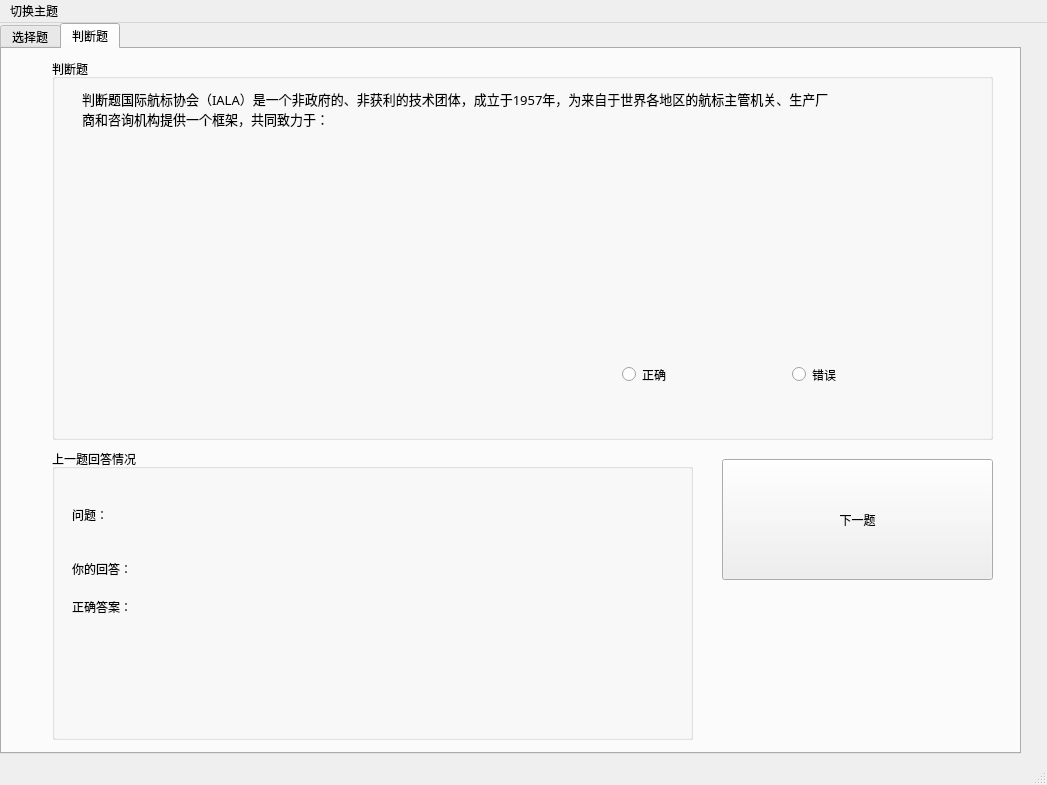
<?xml version="1.0" encoding="UTF-8"?>
<ui version="4.0">
 <class>MainWindow</class>
 <widget class="QMainWindow" name="MainWindow">
  <property name="geometry">
   <rect>
    <x>0</x>
    <y>0</y>
    <width>1047</width>
    <height>785</height>
   </rect>
  </property>
  <property name="minimumSize">
   <size>
    <width>800</width>
    <height>500</height>
   </size>
  </property>
  <property name="windowTitle">
   <string>KnowNow</string>
  </property>
  <widget class="QWidget" name="centralwidget">
   <widget class="QTabWidget" name="tabWidget">
    <property name="geometry">
     <rect>
      <x>0</x>
      <y>0</y>
      <width>1021</width>
      <height>731</height>
     </rect>
    </property>
    <property name="currentIndex">
     <number>1</number>
    </property>
    <widget class="QWidget" name="mulTab">
     <attribute name="title">
      <string>选择题</string>
     </attribute>
     <widget class="QGroupBox" name="choiceGroupBox">
      <property name="geometry">
       <rect>
        <x>50</x>
        <y>10</y>
        <width>941</width>
        <height>381</height>
       </rect>
      </property>
      <property name="title">
       <string>选择题</string>
      </property>
      <widget class="QCheckBox" name="AcheckBox">
       <property name="geometry">
        <rect>
         <x>30</x>
         <y>140</y>
         <width>701</width>
         <height>19</height>
        </rect>
       </property>
       <property name="text">
        <string>A</string>
       </property>
      </widget>
      <widget class="QCheckBox" name="BcheckBox">
       <property name="geometry">
        <rect>
         <x>30</x>
         <y>180</y>
         <width>711</width>
         <height>19</height>
        </rect>
       </property>
       <property name="text">
        <string>B</string>
       </property>
       <property name="checked">
        <bool>false</bool>
       </property>
      </widget>
      <widget class="QCheckBox" name="CcheckBox">
       <property name="geometry">
        <rect>
         <x>30</x>
         <y>220</y>
         <width>721</width>
         <height>19</height>
        </rect>
       </property>
       <property name="text">
        <string>C</string>
       </property>
      </widget>
      <widget class="QCheckBox" name="DcheckBox">
       <property name="geometry">
        <rect>
         <x>30</x>
         <y>260</y>
         <width>741</width>
         <height>19</height>
        </rect>
       </property>
       <property name="text">
        <string>D</string>
       </property>
      </widget>
      <widget class="QCheckBox" name="EcheckBox">
       <property name="geometry">
        <rect>
         <x>30</x>
         <y>300</y>
         <width>721</width>
         <height>19</height>
        </rect>
       </property>
       <property name="text">
        <string>E</string>
       </property>
      </widget>
      <widget class="QCheckBox" name="FcheckBox">
       <property name="geometry">
        <rect>
         <x>30</x>
         <y>340</y>
         <width>731</width>
         <height>19</height>
        </rect>
       </property>
       <property name="text">
        <string>F</string>
       </property>
      </widget>
      <widget class="QLabel" name="quesLabel">
       <property name="geometry">
        <rect>
         <x>30</x>
         <y>30</y>
         <width>871</width>
         <height>101</height>
        </rect>
       </property>
       <property name="font">
        <font>
         <family>Microsoft YaHei</family>
         <pointsize>10</pointsize>
        </font>
       </property>
       <property name="layoutDirection">
        <enum>Qt::LeftToRight</enum>
       </property>
       <property name="text">
        <string>国际航标协会（IALA）是一个非政府的、非获利的技术团体，成立于1957年，为来自于世界各地区的航标主管机关、生产厂商和咨询机构提供一个框架，共同致力于：</string>
       </property>
       <property name="alignment">
        <set>Qt::AlignLeading|Qt::AlignLeft|Qt::AlignTop</set>
       </property>
       <property name="wordWrap">
        <bool>true</bool>
       </property>
      </widget>
      <widget class="QLabel" name="imgLabel">
       <property name="geometry">
        <rect>
         <x>540</x>
         <y>90</y>
         <width>331</width>
         <height>251</height>
        </rect>
       </property>
       <property name="text">
        <string/>
       </property>
      </widget>
     </widget>
     <widget class="QPushButton" name="choiceNextButton">
      <property name="geometry">
       <rect>
        <x>720</x>
        <y>410</y>
        <width>271</width>
        <height>121</height>
       </rect>
      </property>
      <property name="text">
       <string>下一题</string>
      </property>
     </widget>
     <widget class="QGroupBox" name="groupBox_3">
      <property name="geometry">
       <rect>
        <x>50</x>
        <y>400</y>
        <width>641</width>
        <height>291</height>
       </rect>
      </property>
      <property name="title">
       <string>上一题回答情况</string>
      </property>
      <widget class="QLabel" name="label">
       <property name="geometry">
        <rect>
         <x>10</x>
         <y>120</y>
         <width>72</width>
         <height>15</height>
        </rect>
       </property>
       <property name="text">
        <string>你的回答：</string>
       </property>
      </widget>
      <widget class="QLabel" name="label_3">
       <property name="geometry">
        <rect>
         <x>10</x>
         <y>160</y>
         <width>72</width>
         <height>15</height>
        </rect>
       </property>
       <property name="text">
        <string>正确答案：</string>
       </property>
      </widget>
      <widget class="QLabel" name="isTrueLabel">
       <property name="geometry">
        <rect>
         <x>100</x>
         <y>110</y>
         <width>72</width>
         <height>31</height>
        </rect>
       </property>
       <property name="text">
        <string/>
       </property>
      </widget>
      <widget class="QLabel" name="answerLabel">
       <property name="geometry">
        <rect>
         <x>100</x>
         <y>160</y>
         <width>72</width>
         <height>15</height>
        </rect>
       </property>
       <property name="text">
        <string/>
       </property>
      </widget>
      <widget class="QLabel" name="label_2">
       <property name="geometry">
        <rect>
         <x>20</x>
         <y>40</y>
         <width>72</width>
         <height>31</height>
        </rect>
       </property>
       <property name="text">
        <string>问题：</string>
       </property>
      </widget>
      <widget class="QLabel" name="questionLable">
       <property name="geometry">
        <rect>
         <x>90</x>
         <y>40</y>
         <width>521</width>
         <height>71</height>
        </rect>
       </property>
       <property name="text">
        <string/>
       </property>
       <property name="wordWrap">
        <bool>true</bool>
       </property>
      </widget>
      <widget class="QLabel" name="label_6">
       <property name="geometry">
        <rect>
         <x>10</x>
         <y>210</y>
         <width>72</width>
         <height>15</height>
        </rect>
       </property>
       <property name="text">
        <string>选项：</string>
       </property>
      </widget>
      <widget class="QLabel" name="optionsLabel">
       <property name="geometry">
        <rect>
         <x>60</x>
         <y>190</y>
         <width>551</width>
         <height>61</height>
        </rect>
       </property>
       <property name="text">
        <string/>
       </property>
       <property name="wordWrap">
        <bool>true</bool>
       </property>
      </widget>
     </widget>
    </widget>
    <widget class="QWidget" name="binTab">
     <attribute name="title">
      <string>判断题</string>
     </attribute>
     <widget class="QGroupBox" name="groupBox_2">
      <property name="geometry">
       <rect>
        <x>50</x>
        <y>10</y>
        <width>941</width>
        <height>381</height>
       </rect>
      </property>
      <property name="title">
       <string>判断题</string>
      </property>
      <widget class="QLabel" name="checkLabel">
       <property name="geometry">
        <rect>
         <x>30</x>
         <y>30</y>
         <width>751</width>
         <height>81</height>
        </rect>
       </property>
       <property name="font">
        <font>
         <family>Microsoft YaHei</family>
         <pointsize>10</pointsize>
        </font>
       </property>
       <property name="layoutDirection">
        <enum>Qt::LeftToRight</enum>
       </property>
       <property name="text">
        <string>判断题国际航标协会（IALA）是一个非政府的、非获利的技术团体，成立于1957年，为来自于世界各地区的航标主管机关、生产厂商和咨询机构提供一个框架，共同致力于：</string>
       </property>
       <property name="alignment">
        <set>Qt::AlignLeading|Qt::AlignLeft|Qt::AlignTop</set>
       </property>
       <property name="wordWrap">
        <bool>true</bool>
       </property>
      </widget>
      <widget class="QRadioButton" name="trueRadioButton">
       <property name="geometry">
        <rect>
         <x>570</x>
         <y>300</y>
         <width>115</width>
         <height>31</height>
        </rect>
       </property>
       <property name="text">
        <string>正确</string>
       </property>
      </widget>
      <widget class="QRadioButton" name="falseRadioButton">
       <property name="geometry">
        <rect>
         <x>740</x>
         <y>300</y>
         <width>115</width>
         <height>31</height>
        </rect>
       </property>
       <property name="text">
        <string>错误</string>
       </property>
      </widget>
     </widget>
     <widget class="QPushButton" name="checkNextButton">
      <property name="geometry">
       <rect>
        <x>720</x>
        <y>410</y>
        <width>271</width>
        <height>121</height>
       </rect>
      </property>
      <property name="text">
       <string>下一题</string>
      </property>
     </widget>
     <widget class="QGroupBox" name="groupBox_4">
      <property name="geometry">
       <rect>
        <x>50</x>
        <y>400</y>
        <width>641</width>
        <height>291</height>
       </rect>
      </property>
      <property name="title">
       <string>上一题回答情况</string>
      </property>
      <widget class="QLabel" name="label_4">
       <property name="geometry">
        <rect>
         <x>20</x>
         <y>110</y>
         <width>72</width>
         <height>20</height>
        </rect>
       </property>
       <property name="text">
        <string>你的回答：</string>
       </property>
      </widget>
      <widget class="QLabel" name="label_5">
       <property name="geometry">
        <rect>
         <x>20</x>
         <y>150</y>
         <width>72</width>
         <height>15</height>
        </rect>
       </property>
       <property name="text">
        <string>正确答案：</string>
       </property>
      </widget>
      <widget class="QLabel" name="isTrueLabel_2">
       <property name="geometry">
        <rect>
         <x>110</x>
         <y>100</y>
         <width>81</width>
         <height>31</height>
        </rect>
       </property>
       <property name="text">
        <string/>
       </property>
      </widget>
      <widget class="QLabel" name="answerLabel_2">
       <property name="geometry">
        <rect>
         <x>100</x>
         <y>150</y>
         <width>72</width>
         <height>15</height>
        </rect>
       </property>
       <property name="text">
        <string/>
       </property>
      </widget>
      <widget class="QLabel" name="label_7">
       <property name="geometry">
        <rect>
         <x>20</x>
         <y>50</y>
         <width>72</width>
         <height>31</height>
        </rect>
       </property>
       <property name="text">
        <string>问题：</string>
       </property>
      </widget>
      <widget class="QLabel" name="checkQuestionLabel">
       <property name="geometry">
        <rect>
         <x>90</x>
         <y>40</y>
         <width>521</width>
         <height>71</height>
        </rect>
       </property>
       <property name="text">
        <string/>
       </property>
       <property name="wordWrap">
        <bool>true</bool>
       </property>
      </widget>
     </widget>
    </widget>
   </widget>
  </widget>
  <widget class="QMenuBar" name="menubar">
   <property name="geometry">
    <rect>
     <x>0</x>
     <y>0</y>
     <width>1047</width>
     <height>26</height>
    </rect>
   </property>
   <widget class="QMenu" name="menu">
    <property name="title">
     <string>切换主题</string>
    </property>
    <addaction name="actionlight"/>
    <addaction name="actiondark_theme"/>
   </widget>
   <addaction name="menu"/>
  </widget>
  <widget class="QStatusBar" name="statusbar"/>
  <action name="actionlight">
   <property name="text">
    <string>light theme</string>
   </property>
  </action>
  <action name="actiondark_theme">
   <property name="text">
    <string>dark theme</string>
   </property>
  </action>
 </widget>
 <resources/>
 <connections/>
</ui>
